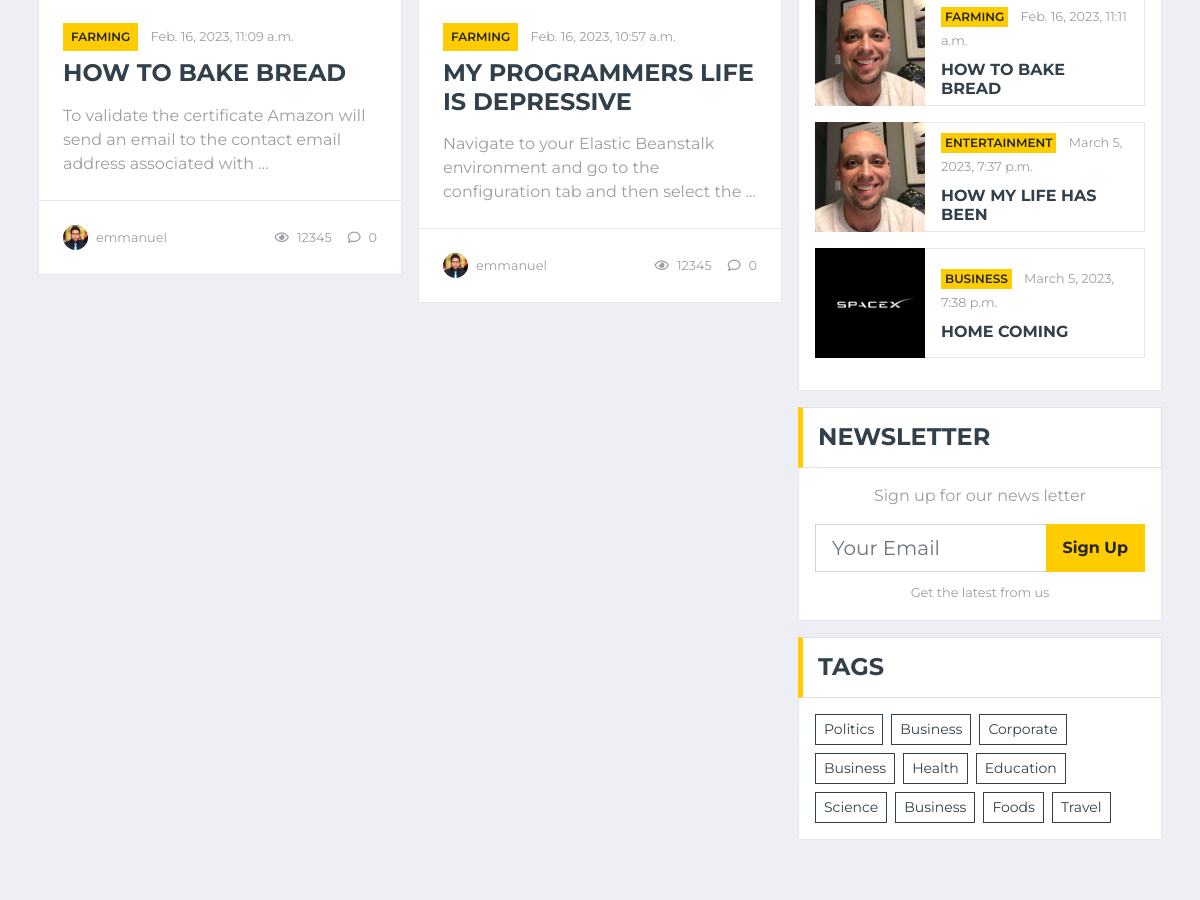
The app's page / (middle part), older data.
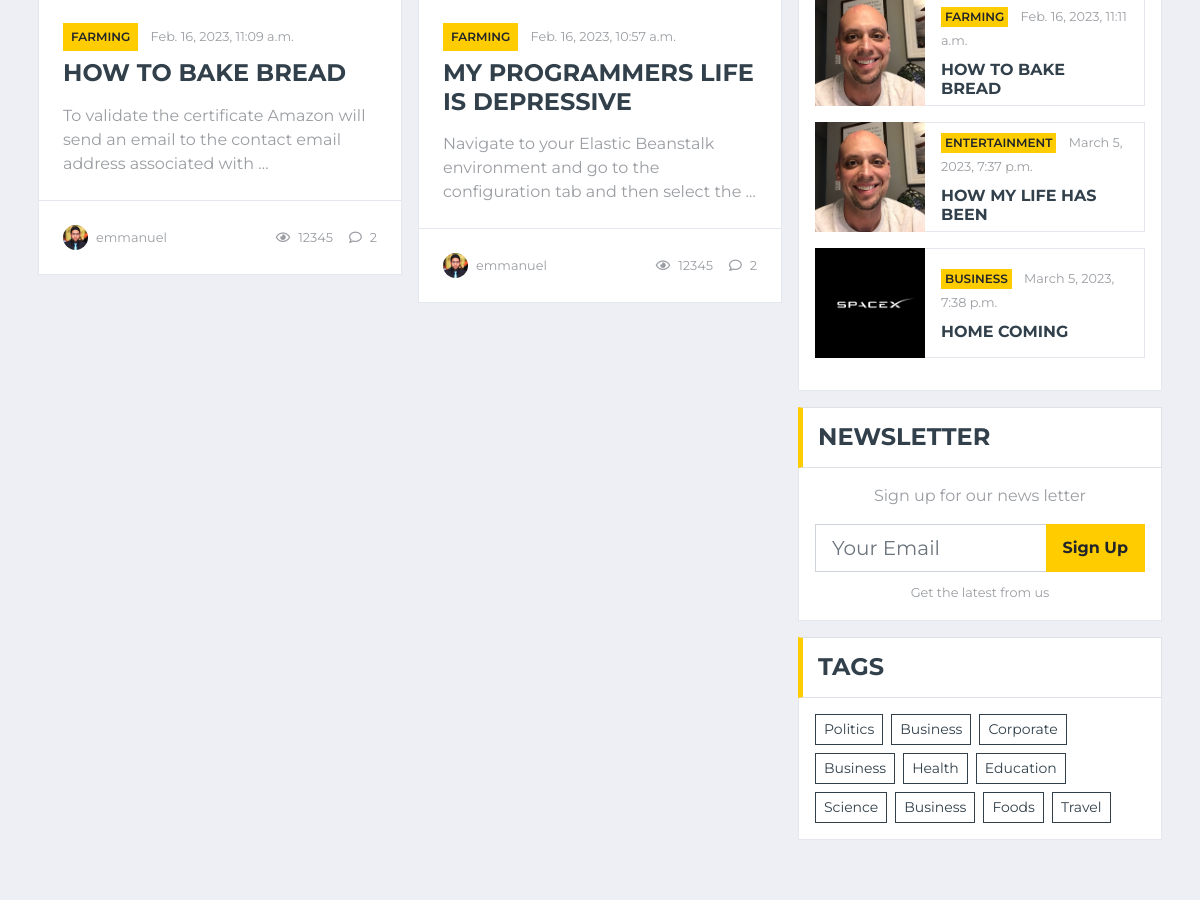
The same page, newer data.
### blogapp/models.py (models this page shows, shortened)
class Post(models.Model):
    STATUS_CHOICES = (
        ('draft', 'Draft'),
        ('published', 'Published'),
    )
    title = models.CharField(max_length=250)
    slug = models.SlugField(max_length=250, unique_for_date='publish')
    author = models.ForeignKey(User, on_delete=models.CASCADE, related_name='blog_posts')
    body=RichTextUploadingField()
    publish = models.DateTimeField(default=timezone.now)
    created = models.DateTimeField(auto_now_add=True)
    categories = models.ForeignKey(Catagory,on_delete=models.DO_NOTHING, null=True)
    updated = models.DateTimeField(auto_now=True)
    status = models.CharField(max_length=10, choices=STATUS_CHOICES, default='draft')
    image = models.ImageField(upload_to='images')
    featured = models.BooleanField(default=False, blank=True)
    breaking_news = models.BooleanField(default=False, blank=True)
    class Meta:
        ordering = ('-publish',)
    objects = models.Manager() # The default manager.
    published = PublishedManager() # Our custom manager.

class Catagory(models.Model):
    name = models.CharField(max_length=200, null=True)
    def __str__(self):
        return self.name

### blogapp/views.py (the view)
# urls.py: path('',views.post_list ,name="post_list"),
def post_list(request):
    posts = Post.objects.filter(status='published')[0:8]
    categories = Catagory.objects.all()
    featured = Post.objects.filter(featured=True)[0:5]
    breaking_news = Post.objects.filter(breaking_news=True)
    trending_posts = Post.objects.annotate(comment_count=Count('comments')).order_by('-comment_count')[:5]  # Change '10' to the desired number of trending posts
    query = request.GET.get("q")
    if query:
        posts=Post.published.filter(Q(title__icontains=query) | Q(tags__name__icontains=query)).distinct()
    return render(request,'blogapp/index.html',context={'posts':posts, 'categories': categories, 'featured': featured, 'breaking_news': breaking_news, 'trending_post': trending_posts})

### blogapp/templates/blogapp/index.html (shortened to what the changed rows need)
{% load static %}
<!DOCTYPE html>
<html lang="en">
<head>
    <link href="https://cdnjs.cloudflare.com/ajax/libs/font-awesome/5.15.0/css/all.min.css" rel="stylesheet">
    <link href="{% static 'lib/owlcarousel/assets/owl.carousel.min.css' %}" rel="stylesheet">
    <link href="{% static 'css/style.css' %}" rel="stylesheet">
</head>
<body>
    <div class="container-fluid">
        <div class="container">
            <div class="row">
                <div class="col-lg-8">
                    <div class="row">
                        {% for post in posts %}
                        <div class="col-lg-6">
                            <div class="position-relative mb-3">
                                <div class="bg-white border border-top-0 p-4">
                                    <div class="mb-2">
                                        <a class="badge badge-primary text-uppercase font-weight-semi-bold p-2 mr-2"
                                            href="">{{post.categories}}</a>
                                        <a class="text-body" href=""><small>{{ post.publish }}</small></a>
                                    </div>
                                    <a class="h4 d-block mb-3 text-secondary text-uppercase font-weight-bold" href="{% url 'blogapp:post_detail' post.id %}">{{post.title}}</a>
                                    <p class="m-0">{{ post.body|safe|striptags|truncatechars:100 }}</p>
                                </div>
                                <div class="d-flex justify-content-between bg-white border border-top-0 p-4">
                                    <div class="d-flex align-items-center">
                                        <img class="rounded-circle mr-2" src="{% static 'img/user.jpg' %}" width="25" height="25" alt="">
                                        <small>{{ post.author }}</small>
                                    </div>
                                    <div class="d-flex align-items-center">
                                        <small class="ml-3"><i class="far fa-eye mr-2"></i>12345</small>
                                        {% with post.comments.count as total_comments %}
                                        <small class="ml-3"><i class="far fa-comment mr-2"></i>{{ total_comments }}</small>
                                        {% endwith %}
                                    </div>
                                </div>
                            </div>
                        </div>
                        {% endfor %}
                    </div>
                </div>
                <div class="col-lg-4">
                    <div class="mb-3">
                        <div class="bg-white border border-top-0 p-3">
                            {% for trending_post in trending_post %}
                            <div class="d-flex align-items-center bg-white mb-3" style="height: 110px;">
                                <img class="img-fluid" src="{{trending_post.image.url}}" alt="" style="height: 110px;">
                                <div class="w-100 h-100 px-3 d-flex flex-column justify-content-center border border-left-0">
                                    <div class="mb-2">
                                        <a class="badge badge-primary text-uppercase font-weight-semi-bold p-1 mr-2" href="">{{trending_post.categories}}</a>
                                        <a class="text-body" href=""><small>{{trending_post.created}}</small></a>
                                    </div>
                                    <a class="h6 m-0 text-secondary text-uppercase font-weight-bold" href="">{{trending_post.title}}</a>
                                </div>
                            </div>
                            {% endfor %}
                        </div>
                    </div>
                </div>
            </div>
        </div>
    </div>
</body>
</html>

Row changes from the older to the newer data that the page shows:
computed for Post "HOW TO BAKE BREAD": comments.count "0" → "2"
changed Post "MY PROGRAMMERS LIFE IS DEPRESSIVE": comments.count "0" → "2"
